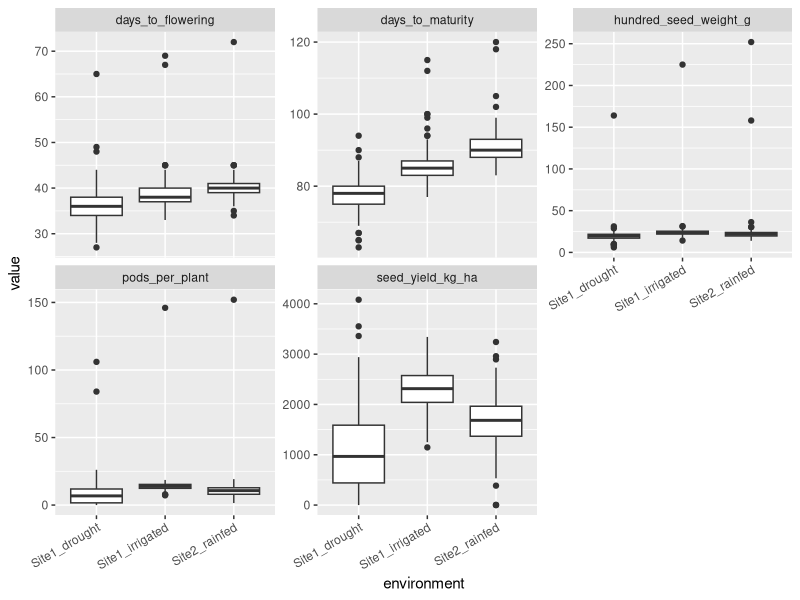
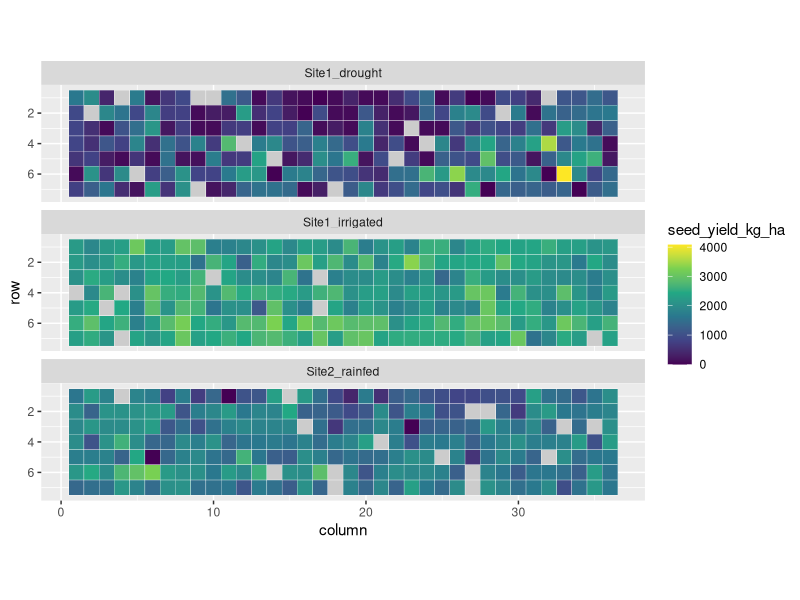
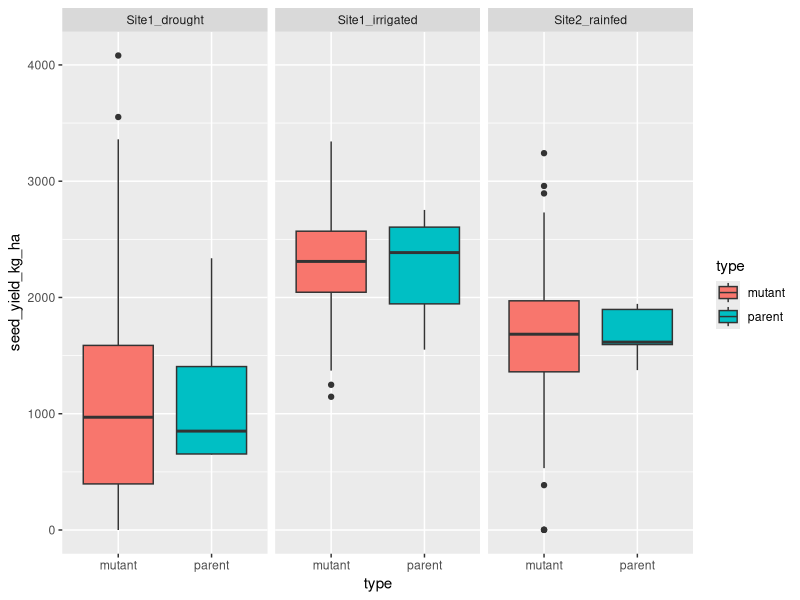

Reproduce these figures in R, in order.
# A first look at the bean data. Run it line by line and read the output.
# Needs the package ggplot2 (install.packages("ggplot2") if you do not have it).
library(ggplot2)

d <- read.csv("bean_mutant_trials.csv", stringsAsFactors = FALSE)
traits <- c("days_to_flowering", "days_to_maturity", "pods_per_plant", "hundred_seed_weight_g", "seed_yield_kg_ha")
for (v in c("environment", "block", "genotype", "type", "parent", "seed_coat_colour")) d[[v]] <- factor(d[[v]])

# 1. Size and structure
dim(d)
str(d)
table(d$environment, d$block)          # plots in each block of each environment
length(unique(d$genotype))             # 3 parents + 81 mutants

# 2. Missing values and zeros: how many, and where?
colSums(is.na(d[, traits]))
colSums(d[, traits] == 0, na.rm = TRUE)     # zeros are NOT missing values. Where are they?
d[which(d$seed_yield_kg_ha == 0), c("environment", "plot", "genotype", "pods_per_plant", "seed_yield_kg_ha")]

# 3. Distribution of each trait in each environment. Look for strange values.
long <- reshape(d[, c("environment", "plot", traits)], direction = "long",
                varying = traits, v.names = "value", timevar = "trait", times = traits, idvar = c("environment", "plot"))
ggplot(long, aes(environment, value)) + geom_boxplot() + facet_wrap(~trait, scales = "free_y") +
  theme(axis.text.x = element_text(angle = 30, hjust = 1))

# 4. The field. Colour = value of one trait. Do you see a pattern or a damaged corner?
ggplot(d, aes(column, row, fill = seed_yield_kg_ha)) +
  geom_tile(colour = "white") + scale_y_reverse() + coord_equal() +
  facet_wrap(~environment, ncol = 1) + scale_fill_viridis_c(na.value = "grey80")

# 5. Parents and mutants
ggplot(d, aes(type, seed_yield_kg_ha, fill = type)) + geom_boxplot() + facet_wrap(~environment)
table(d$seed_coat_colour[!duplicated(d$genotype)], d$type[!duplicated(d$genotype)])
